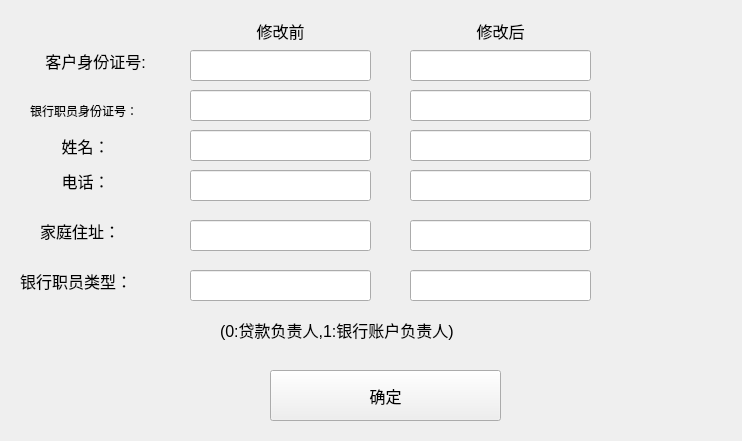
<?xml version="1.0" encoding="UTF-8"?>
<ui version="4.0">
 <class>ClientUpdate</class>
 <widget class="QWidget" name="ClientUpdate">
  <property name="geometry">
   <rect>
    <x>0</x>
    <y>0</y>
    <width>742</width>
    <height>441</height>
   </rect>
  </property>
  <property name="windowTitle">
   <string>New Value</string>
  </property>
  <widget class="QLineEdit" name="Before_3">
   <property name="geometry">
    <rect>
     <x>190</x>
     <y>130</y>
     <width>181</width>
     <height>31</height>
    </rect>
   </property>
   <property name="font">
    <font>
     <pointsize>12</pointsize>
    </font>
   </property>
  </widget>
  <widget class="QLineEdit" name="Before_5">
   <property name="geometry">
    <rect>
     <x>190</x>
     <y>220</y>
     <width>181</width>
     <height>31</height>
    </rect>
   </property>
   <property name="font">
    <font>
     <pointsize>12</pointsize>
    </font>
   </property>
  </widget>
  <widget class="QLabel" name="label_3">
   <property name="geometry">
    <rect>
     <x>220</x>
     <y>320</y>
     <width>321</width>
     <height>20</height>
    </rect>
   </property>
   <property name="font">
    <font>
     <pointsize>12</pointsize>
    </font>
   </property>
   <property name="text">
    <string>(0:贷款负责人,1:银行账户负责人)</string>
   </property>
  </widget>
  <widget class="QLineEdit" name="Before_1">
   <property name="geometry">
    <rect>
     <x>190</x>
     <y>50</y>
     <width>181</width>
     <height>31</height>
    </rect>
   </property>
   <property name="font">
    <font>
     <pointsize>12</pointsize>
    </font>
   </property>
  </widget>
  <widget class="QLineEdit" name="Before_4">
   <property name="geometry">
    <rect>
     <x>190</x>
     <y>170</y>
     <width>181</width>
     <height>31</height>
    </rect>
   </property>
   <property name="font">
    <font>
     <pointsize>12</pointsize>
    </font>
   </property>
  </widget>
  <widget class="QLabel" name="label">
   <property name="geometry">
    <rect>
     <x>10</x>
     <y>40</y>
     <width>171</width>
     <height>41</height>
    </rect>
   </property>
   <property name="font">
    <font>
     <pointsize>12</pointsize>
    </font>
   </property>
   <property name="text">
    <string>客户身份证号:</string>
   </property>
   <property name="alignment">
    <set>Qt::AlignCenter</set>
   </property>
  </widget>
  <widget class="QLabel" name="label_19">
   <property name="geometry">
    <rect>
     <x>20</x>
     <y>260</y>
     <width>131</width>
     <height>41</height>
    </rect>
   </property>
   <property name="font">
    <font>
     <pointsize>12</pointsize>
     <weight>50</weight>
     <bold>false</bold>
    </font>
   </property>
   <property name="text">
    <string>银行职员类型：</string>
   </property>
  </widget>
  <widget class="QLabel" name="label_15">
   <property name="geometry">
    <rect>
     <x>30</x>
     <y>130</y>
     <width>111</width>
     <height>31</height>
    </rect>
   </property>
   <property name="font">
    <font>
     <pointsize>12</pointsize>
     <weight>50</weight>
     <bold>false</bold>
    </font>
   </property>
   <property name="text">
    <string>姓名：</string>
   </property>
   <property name="alignment">
    <set>Qt::AlignCenter</set>
   </property>
  </widget>
  <widget class="QLabel" name="label_16">
   <property name="geometry">
    <rect>
     <x>40</x>
     <y>160</y>
     <width>91</width>
     <height>41</height>
    </rect>
   </property>
   <property name="font">
    <font>
     <pointsize>12</pointsize>
     <weight>50</weight>
     <bold>false</bold>
    </font>
   </property>
   <property name="text">
    <string>电话：</string>
   </property>
   <property name="alignment">
    <set>Qt::AlignCenter</set>
   </property>
  </widget>
  <widget class="QLineEdit" name="Before_2">
   <property name="geometry">
    <rect>
     <x>190</x>
     <y>90</y>
     <width>181</width>
     <height>31</height>
    </rect>
   </property>
   <property name="font">
    <font>
     <pointsize>12</pointsize>
    </font>
   </property>
  </widget>
  <widget class="QLabel" name="label_2">
   <property name="geometry">
    <rect>
     <x>30</x>
     <y>90</y>
     <width>131</width>
     <height>41</height>
    </rect>
   </property>
   <property name="text">
    <string>银行职员身份证号：</string>
   </property>
  </widget>
  <widget class="QLabel" name="label_17">
   <property name="geometry">
    <rect>
     <x>40</x>
     <y>210</y>
     <width>91</width>
     <height>41</height>
    </rect>
   </property>
   <property name="font">
    <font>
     <pointsize>12</pointsize>
     <weight>50</weight>
     <bold>false</bold>
    </font>
   </property>
   <property name="text">
    <string>家庭住址：</string>
   </property>
  </widget>
  <widget class="QLineEdit" name="Before_6">
   <property name="geometry">
    <rect>
     <x>190</x>
     <y>270</y>
     <width>181</width>
     <height>31</height>
    </rect>
   </property>
   <property name="font">
    <font>
     <pointsize>12</pointsize>
    </font>
   </property>
  </widget>
  <widget class="QPushButton" name="pushButton">
   <property name="geometry">
    <rect>
     <x>270</x>
     <y>370</y>
     <width>231</width>
     <height>51</height>
    </rect>
   </property>
   <property name="font">
    <font>
     <pointsize>12</pointsize>
    </font>
   </property>
   <property name="text">
    <string>确定</string>
   </property>
  </widget>
  <widget class="QLabel" name="label_4">
   <property name="geometry">
    <rect>
     <x>230</x>
     <y>20</y>
     <width>101</width>
     <height>21</height>
    </rect>
   </property>
   <property name="font">
    <font>
     <pointsize>12</pointsize>
    </font>
   </property>
   <property name="text">
    <string>修改前</string>
   </property>
   <property name="alignment">
    <set>Qt::AlignCenter</set>
   </property>
  </widget>
  <widget class="QLineEdit" name="After_1">
   <property name="geometry">
    <rect>
     <x>410</x>
     <y>50</y>
     <width>181</width>
     <height>31</height>
    </rect>
   </property>
   <property name="font">
    <font>
     <pointsize>12</pointsize>
    </font>
   </property>
  </widget>
  <widget class="QLineEdit" name="After_5">
   <property name="geometry">
    <rect>
     <x>410</x>
     <y>220</y>
     <width>181</width>
     <height>31</height>
    </rect>
   </property>
   <property name="font">
    <font>
     <pointsize>12</pointsize>
    </font>
   </property>
  </widget>
  <widget class="QLineEdit" name="After_2">
   <property name="geometry">
    <rect>
     <x>410</x>
     <y>90</y>
     <width>181</width>
     <height>31</height>
    </rect>
   </property>
   <property name="font">
    <font>
     <pointsize>12</pointsize>
    </font>
   </property>
  </widget>
  <widget class="QLabel" name="label_5">
   <property name="geometry">
    <rect>
     <x>450</x>
     <y>20</y>
     <width>101</width>
     <height>21</height>
    </rect>
   </property>
   <property name="font">
    <font>
     <pointsize>12</pointsize>
    </font>
   </property>
   <property name="text">
    <string>修改后</string>
   </property>
   <property name="alignment">
    <set>Qt::AlignCenter</set>
   </property>
  </widget>
  <widget class="QLineEdit" name="After_3">
   <property name="geometry">
    <rect>
     <x>410</x>
     <y>130</y>
     <width>181</width>
     <height>31</height>
    </rect>
   </property>
   <property name="font">
    <font>
     <pointsize>12</pointsize>
    </font>
   </property>
  </widget>
  <widget class="QLineEdit" name="After_4">
   <property name="geometry">
    <rect>
     <x>410</x>
     <y>170</y>
     <width>181</width>
     <height>31</height>
    </rect>
   </property>
   <property name="font">
    <font>
     <pointsize>12</pointsize>
    </font>
   </property>
  </widget>
  <widget class="QLineEdit" name="After_6">
   <property name="geometry">
    <rect>
     <x>410</x>
     <y>270</y>
     <width>181</width>
     <height>31</height>
    </rect>
   </property>
   <property name="font">
    <font>
     <pointsize>12</pointsize>
    </font>
   </property>
  </widget>
 </widget>
 <resources/>
 <connections/>
</ui>
